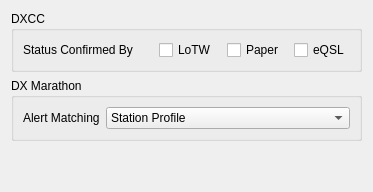
         <widget class="QWidget" name="othersTab">
          <attribute name="title">
           <string>Others</string>
          </attribute>
          <layout class="QVBoxLayout" name="verticalLayout_15">
           <item>
            <widget class="QGroupBox" name="groupBox_4">
             <property name="sizePolicy">
              <sizepolicy hsizetype="Preferred" vsizetype="Maximum">
               <horstretch>0</horstretch>
               <verstretch>0</verstretch>
              </sizepolicy>
             </property>
             <property name="title">
              <string>DXCC</string>
             </property>
             <layout class="QFormLayout" name="formLayout_6">
              <item row="0" column="0">
               <widget class="QLabel" name="dxccConfirmedByLabel">
                <property name="text">
                 <string>Status Confirmed By</string>
                </property>
               </widget>
              </item>
              <item row="0" column="1">
               <layout class="QHBoxLayout" name="horizontalLayout_33">
                <property name="spacing">
                 <number>10</number>
                </property>
                <property name="leftMargin">
                 <number>20</number>
                </property>
                <item>
                 <widget class="QCheckBox" name="dxccConfirmedByLotwCheckBox">
                  <property name="text">
                   <string>LoTW</string>
                  </property>
                 </widget>
                </item>
                <item>
                 <widget class="QCheckBox" name="dxccConfirmedByPaperCheckBox">
                  <property name="text">
                   <string>Paper</string>
                  </property>
                 </widget>
                </item>
                <item>
                 <widget class="QCheckBox" name="dxccConfirmedByEqslCheckBox">
                  <property name="text">
                   <string>eQSL</string>
                  </property>
                 </widget>
                </item>
                <item>
                 <spacer name="horizontalSpacer_2">
                  <property name="orientation">
                   <enum>Qt::Horizontal</enum>
                  </property>
                  <property name="sizeHint" stdset="0">
                   <size>
                    <width>0</width>
                    <height>0</height>
                   </size>
                  </property>
                 </spacer>
                </item>
               </layout>
              </item>
             </layout>
            </widget>
           </item>
           <item>
            <widget class="QGroupBox" name="dxMarathonGroupBox">
             <property name="sizePolicy">
              <sizepolicy hsizetype="Preferred" vsizetype="Maximum">
               <horstretch>0</horstretch>
               <verstretch>0</verstretch>
              </sizepolicy>
             </property>
             <property name="title">
              <string>DX Marathon</string>
             </property>
             <layout class="QFormLayout" name="dxMarathonFormLayout">
              <item row="0" column="0">
               <widget class="QLabel" name="dxMarathonAlertMatchLabel">
                <property name="text"><string>Alert Matching</string></property>
               </widget>
              </item>
              <item row="0" column="1">
               <widget class="QComboBox" name="dxMarathonAlertMatchComboBox">
                <property name="toolTip"><string>Callsign matching can combine contacts made from different operating locations.</string></property>
                <item><property name="text"><string>Station Profile</string></property></item>
                <item><property name="text"><string>Callsign</string></property></item>
               </widget>
              </item>
             </layout>
            </widget>
           </item>
           <item>
            <spacer name="verticalSpacer_5">
             <property name="orientation">
              <enum>Qt::Vertical</enum>
             </property>
             <property name="sizeHint" stdset="0">
              <size>
               <width>20</width>
               <height>40</height>
              </size>
             </property>
            </spacer>
           </item>
          </layout>
         </widget>
